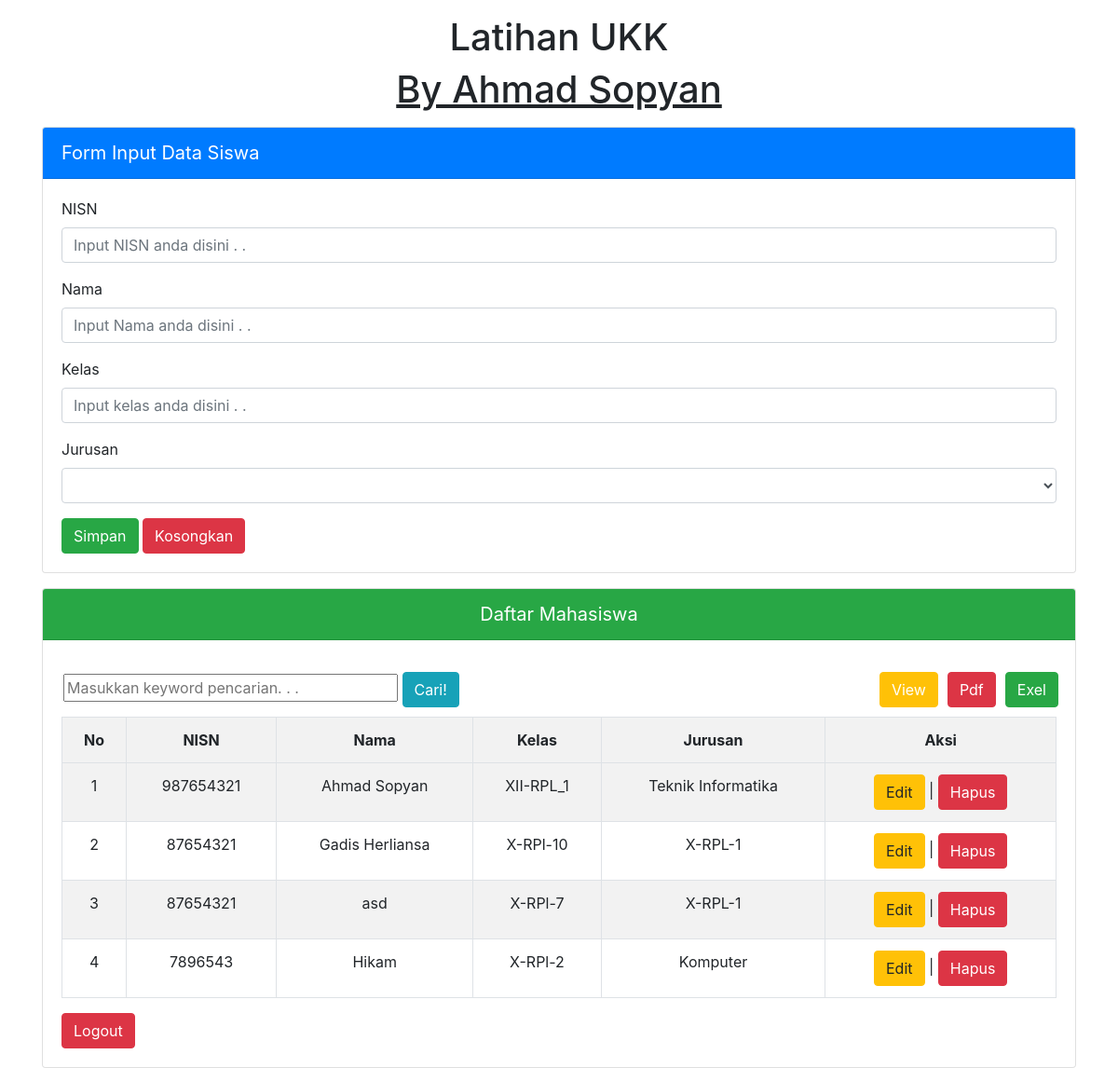
Screenshot of /beranda.php with the database file from the repository.
### tables this page shows
CREATE TABLE `siswa` (
  `id` int(11) NOT NULL,
  `nisn` int(12) NOT NULL,
  `nama` varchar(100) NOT NULL,
  `kelas` varchar(100) NOT NULL,
  `jurusan` varchar(100) NOT NULL
);

### functions.php (called while the page is built, shortened)
<?php
$koneksi = mysqli_connect("localhost", "root", "", "db_ukk");
function query($query) {
	global $koneksi;
	$result = mysqli_query($koneksi, $query);
	$rows = [];
	while ($row = mysqli_fetch_assoc($result)) {
		$rows[] = $row;
	}
	return $rows;
}
?>

### beranda.php (the view, shortened to what this page needs)
<?php
require 'functions.php';
$siswa = query("SELECT * FROM siswa");
?>
<!DOCTYPE html>
<html lang="en">
<head>
    <link rel="stylesheet" href="css/bootstrap.min.css">
</head>
<body>
    <h1 class="text-center mt-3">Latihan UKK</h1>
    <h1 class="text-center" style="text-decoration: underline;">By Ahmad Sopyan</h1>
    <div class="container">
        <div class="card mt-3">
            <div class="card-header bg-primary text-white" style="font-size: 20px;">
                Form Input Data Siswa
            </div>
            <div class="card-body">
                <form action="" method="POST">
                    <div class="form-group">
                        <label for="nisn">NISN</label>
                        <input type="text" class="form-control" name="nisn" id="nisn"
                            placeholder="Input NISN anda disini . ." required>
                    </div>
                    <div class="form-group">
                        <label for="nama">Nama</label>
                        <input type="text" class="form-control" name="nama" id="nama"
                            placeholder="Input Nama anda disini . ." required>
                    </div>
                    <div class="form-group">
                        <label for="kelas">Kelas</label>
                        <input type="text" class="form-control" name="kelas" id="kelas"
                            placeholder="Input kelas anda disini . ." required>
                    </div>
                    <div class="form-group">
                        <label for="jurusan">Jurusan</label>
                        <select class="form-control" name="jurusan" id="jurusan">
                            <option></option>
                            <option value="Komputer">Komputer</option>
                        </select>
                    </div>
                    <button type="submit" class="btn btn-success" name="submit">Simpan</button>
                    <button type="reset" class="btn btn-danger" name="reset">Kosongkan</button>
                </form>
            </div>
        </div>
    </div>
    <div class="container" style="box-sizing: border-box;">
        <div class="card mt-3">
            <div class="card-header bg-success text-white text-center" style="font-size: 20px;">
            Daftar Mahasiswa
            </div>
        <br>
        <form action="" method="POST" style="position: relative; top: 10px; left: 22px;">
            <input type="text" name="keyword" size="30" autofocus placeholder="Masukkan keyword pencarian. . ." autocomplete="off">
            <button type="submit" name="cari" class="btn btn-info">Cari!</button>
            <button class="btn btn-success" style="float: right; position: relative; right: 40px; cursor: pointer;" type="submit" name="cetak" target="_blank">Exel</button>
            <button class="btn btn-danger" style="float: right; position: relative; right: 50px; cursor: pointer;" href="pdf.php" name="pdf" target="_blank">Pdf</button>
            <button class="btn btn-warning" style="float: right; position: relative; right: 60px; cursor: pointer">
                <a href="view.php" style="text-decoration: none; color: white;">View</a>
            </button>
        </form>
        <div class="card-body">
            <table class="table table-bordered table-striped">
                <tr class="text-center">
                    <th>No</th>
                    <th>NISN</th>
                    <th>Nama</th>
                    <th>Kelas</th>
                    <th>Jurusan</th>
                    <th>Aksi</th>
                </tr>
                    <?php $no = 1; ?>
                    <?php foreach ($siswa as $row) : ?>
                <tr class="text-center">
                    <td><?= $no; ?></td>
                    <td><?= $row['nisn']; ?></td>
                    <td><?= $row['nama']; ?></td>
                    <td><?= $row['kelas']; ?></td>
                    <td><?= $row['jurusan']; ?></td>
                    <td>
                        <a href="ubah.php?id=<?= $row["id"]; ?>" onclick="return confirm('Yakin ingin mengubah data ini ?');" class="btn btn-warning">Edit</a>
                        |
                        <a href="hapus.php?id=<?= $row["id"]; ?>" onclick="return confirm('Yakin ingin menghpus data ini ?');" class="btn btn-danger">Hapus</a>
                    </td>
                </tr>
                <?php $no++ ?>
                <?php endforeach; ?>
            </table>
            <button class="btn btn-danger"><a href="index.php" style="text-decoration: none; color: white;">Logout</a></button>
        </div>
    </div>
    </div>
</body>
</html>

### rows the page displays
siswa: nisn "987654321", nama "Ahmad Sopyan", kelas "XII-RPL_1", jurusan "Teknik Informatika"
siswa: nisn "87654321", nama "Gadis Herliansa", kelas "X-RPl-10", jurusan "X-RPL-1"
siswa: nisn "87654321", nama "asd", kelas "X-RPl-7", jurusan "X-RPL-1"
siswa: nisn "7896543", nama "Hikam", kelas "X-RPl-2", jurusan "Komputer"
